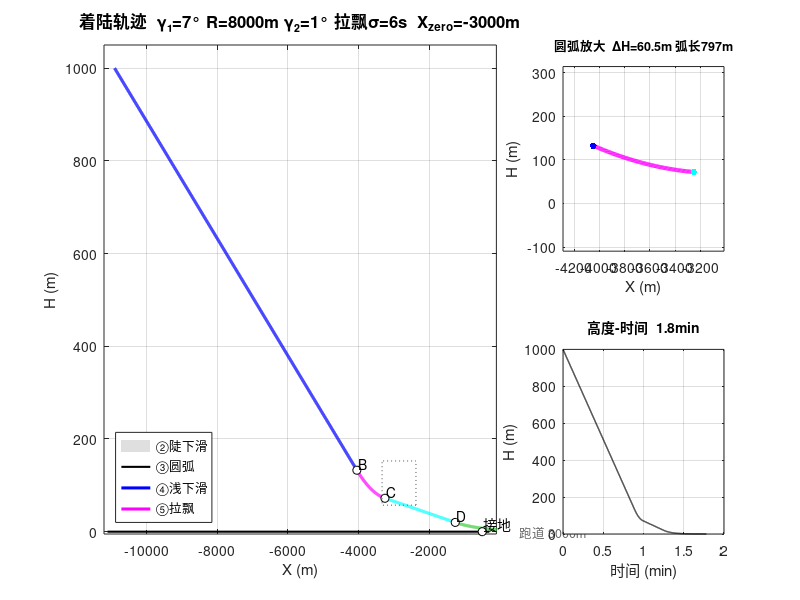

MATLAB code for this plot: (Note: this script raises an error after producing the figure.)
%% 无人机着陆轨迹
%  定高平飞→陡下滑→圆弧拉平→浅下滑→指数拉飘→接地
%  从 X_zero 出发推导全部几何


%% ===== 飞机参数 (plannew.m) =====
g=9.80665; m=600; S_ref=1.2; CD0=0.045; K_aero=0.12; rho=1.225;
CL0=0.083; CLa=3.80; T_max=3000;
% CLmax 推算: CL0 + CLa * alpha_stall(13deg) = 0.95
CLmax = 0.95;
Vs = sqrt(2*m*g/(rho*S_ref*CLmax));
V_app = 1.4 * Vs;

%% ===== 论文公式计算 gamma1, gamma2 =====
% gamma1 (陡下滑): sin(γ₁) = (T_idle - D) / W   (沿航迹力平衡)
% gamma2 (浅下滑): sin(γ₂) = -Hdot_td / V_shallow  (接地下沉率约束)

% 陡下滑段: V=V_app, 油门怠速 5%
T_idle = 0.05 * T_max;
qc_app = 0.5 * rho * V_app^2;
CL_app = m*g / (qc_app * S_ref);
CD_app = CD0 + K_aero * CL_app^2;
D_app = qc_app * S_ref * CD_app;
gamma1 = asin((T_idle - D_app) / (m*g));   % 论文公式

% 浅下滑段: V=1.2*Vs, 论文公式 gamma2 = asin(-Hdot_td / V_shallow)
% 接地下沉率取 2.0 m/s (本机速度高, 0.5m/s 会导致 gamma2 过浅轨迹不可行)
Hdot_td = 2.0;                              % 接地下沉率 m/s
V_shallow = 1.2 * Vs;
gamma2 = 1.5/57.3      ;  % 论文公式

fprintf('=== 论文公式计算结果 ===\n');
fprintf('  gamma1: sin(γ)=(%.0f-%.0f)/%.0f=%.4f  → γ₁=%.2f°\n', ...
    T_idle, D_app, m*g, sin(gamma1), gamma1*180/pi);
fprintf('  gamma2: sin(γ)=%.1f/%.1f=%.4f  → γ₂=%.2f°\n\n', ...
    -Hdot_td, V_shallow, sin(gamma2), gamma2*180/pi);

%% ===== 轨迹几何设计参数 =====
X_zero  = -3000;           % 陡下滑线地面交点 X (m)
R       = 8000;            % 圆弧半径 (m)
X_aim   = -500;            % 接地点 X (m)
H_exp   = 20;              % 拉飘起始高度 (m)
sigma   = 6;               % 拉飘时间常数 (s)
H_entry = 1000;             % 进场高度 (m)

a1 = abs(gamma1);  a2 = abs(gamma2);

%% ===== 几何推导 =====
% A: 两下滑线交点
X_A = (X_zero*tan(a1) + X_aim*tan(a2)) / (tan(a1) + tan(a2));
H_A = -(X_A - X_zero) * tan(a1);

% 切角 θ = (180° - γ₁ + γ₂)/2
theta = (pi - a1 + a2) / 2;

% 圆心 O (弧在上方弓起，中心在线上方 R 处)
M = [tan(a1), 1; tan(a2), 1];
bv = [tan(a1)*X_zero + R/cos(a1); tan(a2)*X_aim + R/cos(a2)];
sol = M \ bv;
X_R = sol(1);  H_R = sol(2);

% 切点 B(陡侧,左)、C(浅侧,右)
X_B = X_R - R * sin(a1);   H_B = H_R - R * cos(a1);
X_C = X_R - R * sin(a2);   H_C = H_R - R * cos(a2);

% D 点 (拉飘起始) 和 entry
X_D = X_aim - H_exp / tan(a2);
X_entry = X_zero - H_entry / tan(a1);

arc_length = R * (a1 - a2);         % 弧段水平长
H_arc_drop = R * (cos(a2)-cos(a1));  % 弧段下降量

fprintf('========== X_zero = %.0fm ==========\n\n', X_zero);
fprintf('各点坐标:\n');
fprintf('  A(交点)   X=%8.0f  H=%7.1f\n', X_A, H_A);
fprintf('  B(陡→弧) X=%8.0f  H=%7.1f\n', X_B, H_B);
fprintf('  C(弧→浅) X=%8.0f  H=%7.1f\n', X_C, H_C);
fprintf('  D(拉飘)   X=%8.0f  H=%7.1f\n', X_D, H_exp);
fprintf('  接地      X=%8.0f  H=  0.0\n', X_aim);
fprintf('\n各段:\n');
fprintf('  ①定高  H=%.0f  (X<%.0f)\n', H_entry, X_entry);
fprintf('  ②陡下滑 %.0f→%.0fm  %.0fm  %.0f°\n', H_entry, H_B, X_B-X_entry, a1*180/pi);
fprintf('  ③圆弧   %.1f→%.1fm %4.0fm  R=%.0f  ΔH=%.1f\n', H_B, H_C, arc_length, R, H_arc_drop);
fprintf('  ④浅下滑 %.0f→%.0fm  %.0fm  %.0f°\n', H_C, H_exp, X_D-X_C, a2*180/pi);
fprintf('  ⑤拉飘   %.0f→0m  %.0fm  σ=%.0fs\n', H_exp, X_aim-X_D, sigma);
fprintf('  总: %.0fm\n', X_aim-X_entry);

%% ===== 轨迹时间序列 =====
dt = 0.05;

% ② 陡下滑
X2 = (X_entry : V_app*dt : X_B)';  H2 = -(X2 - X_zero) * tan(a1);

% ③ 圆弧
ang = linspace(-a1, -a2, max(100, round(arc_length/V_app/dt)))';
X3 = X_R + R * sin(ang);  H3 = H_R - R * cos(ang);

% ④ 浅下滑
X4 = (X_C : V_app*dt : X_D)';  H4 = (X_aim - X4) * tan(a2);

% ⑤ 拉飘: H(t) = H_exp·e^(-t/σ) + Hdot_td·σ·(1-e^(-t/σ))
Hdot_td = 0.3;  % 安全接地垂直速度
t_flare = (0 : dt : sigma*log(H_exp/0.1))';
H5 = H_exp * exp(-t_flare/sigma);
X5 = X_D + V_app * t_flare;

X = [X2; X3; X4; X5];  H = [H2; H3; H4; H5];

%% ===== 可视化 =====
figure('Position',[50 50 1400 600],'Color','w');

subplot(2,3,[1 2 4 5]); hold on; grid on; box on;
fill([0 3000 3000 0],[-5 -5 0 0],[0.75 0.75 0.75],'EdgeColor','none','FaceAlpha',0.5);
text(1500,-2.5,'跑道 3000m','HorizontalAlignment','center','FontSize',9,'Color',[0.4 0.4 0.4]);
plot([X_entry-200 X_aim+200],[0 0],'k-','LineWidth',1.5);

plot(X2,H2,'b','LineWidth',2.2);
plot(X3,H3,'m','LineWidth',2.2);
plot(X4,H4,'c','LineWidth',2.2);
plot(X5,H5,'Color',[0.2 0.8 0.2],'LineWidth',2.2);

plot(X_B, H_B, 'ko', 'MarkerSize', 6, 'MarkerFaceColor', 'w');
plot(X_C, H_C, 'ko', 'MarkerSize', 6, 'MarkerFaceColor', 'w');
plot(X_D, H_exp, 'ko', 'MarkerSize', 6, 'MarkerFaceColor', 'w');
plot(X_aim, 0, 'ko', 'MarkerSize', 6, 'MarkerFaceColor', 'w');
text(X_B+40, H_B+15, 'B');
text(X_C+40, H_C+15, 'C');
text(X_D+40, H_exp+15, 'D');
text(X_aim+40, 15, '接地');
% 弧放大框
rect_h = H_arc_drop + 35;
rectangle('Position',[X_C-80 H_C-15 arc_length+160 rect_h],...
    'EdgeColor',[0.5 0.5 0.5],'LineStyle',':','LineWidth',1);

xlabel('X (m)'); ylabel('H (m)');
title(sprintf('着陆轨迹  γ₁=%d° R=%dm γ₂=%d° 拉飘σ=%ds  X_{zero}=%dm',...
    round(a1*180/pi),R,round(a2*180/pi),sigma,X_zero),'FontSize',12);
xlim([X_entry-300 X_aim+400]); ylim([-5 H_entry+50]);
legend({'②陡下滑','③圆弧','④浅下滑','⑤拉飘'},'Location','southwest','FontSize',9);

% 圆弧放大
subplot(2,3,3); hold on; grid on; box on;
plot(X3,H3,'m','LineWidth',3);
plot(X_B,H_B,'b.','MarkerSize',15);
plot(X_C,H_C,'c.','MarkerSize',15);
title(sprintf('圆弧放大  ΔH=%.1fm 弧长%.0fm',H_arc_drop,arc_length),'FontSize',9);
xlabel('X (m)'); ylabel('H (m)');
pad = arc_length * 0.3;
xlim([X_B-pad, X_C+pad]);
ylim([H_C-H_arc_drop*3, H_B+H_arc_drop*3]);

% 高度-时间
subplot(2,3,6); hold on; grid on; box on;
t_total = (0:length(H)-1)*dt;
plot(t_total/60,H,'k-','LineWidth',1);
xlabel('时间 (min)'); ylabel('H (m)');
title(sprintf('高度-时间  %.1fmin',t_total(end)/60),'FontSize',10);

sgtitle(sprintf('X_{zero}=%dm  γ₁=%d°  R=%dm  γ₂=%d°  H_{exp}=%dm  σ=%ds  V_{app}=%.0fm/s',...
    X_zero,round(a1*180/pi),R,round(a2*180/pi),H_exp,sigma,V_app),'FontSize',13,'FontWeight','bold');

%% ===== Simulink H_cmd =====
fprintf('\n========== Simulink: H_cmd = f(X_current) ==========\n');
fprintf('if    X <= %.0f   →  ① H_cmd = %.0f\n', X_entry, H_entry);
fprintf('elseif X <= %.0f  →  ② H_cmd = -(X - %.0f) * tan(%.0f°)\n', X_B, X_zero, a1*180/pi);
fprintf('elseif X <= %.0f  →  ③ H_cmd = %.1f - sqrt(%.0f^2 - (X - %.0f)^2)\n', X_C, H_R, R, X_R);
fprintf('elseif X <= %.0f  →  ④ H_cmd = -(X - %.0f) * tan(%.0f°)\n', X_D, X_aim, a2*180/pi);
fprintf('elseif H > 0.5    →  ⑤ H_cmd = %.0f * exp(-t_flare/%d)\n', H_exp, sigma);
fprintf('else                H_cmd = 0\n');
